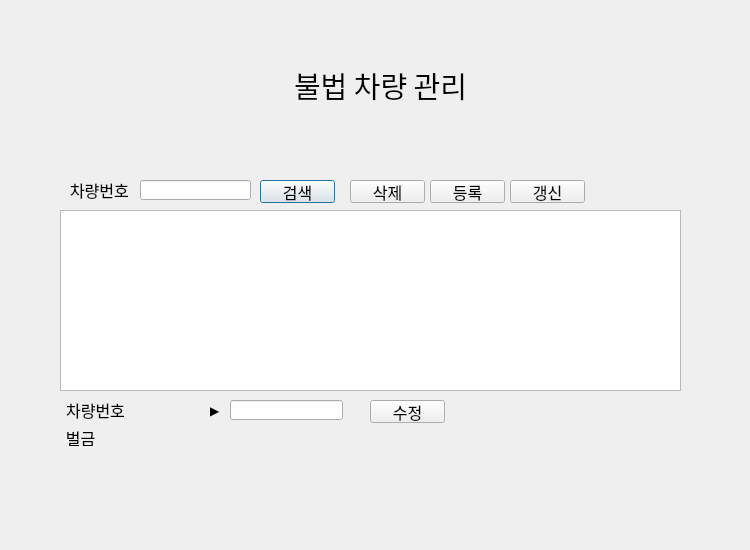
<?xml version="1.0" encoding="UTF-8"?>
<ui version="4.0">
 <class>Dialog</class>
 <widget class="QDialog" name="Dialog">
  <property name="geometry">
   <rect>
    <x>0</x>
    <y>0</y>
    <width>750</width>
    <height>550</height>
   </rect>
  </property>
  <property name="windowTitle">
   <string>Dialog</string>
  </property>
  <widget class="QLabel" name="label">
   <property name="geometry">
    <rect>
     <x>230</x>
     <y>70</y>
     <width>301</width>
     <height>31</height>
    </rect>
   </property>
   <property name="font">
    <font>
     <family>한컴 고딕</family>
     <pointsize>22</pointsize>
    </font>
   </property>
   <property name="text">
    <string>불법 차량 관리</string>
   </property>
   <property name="alignment">
    <set>Qt::AlignCenter</set>
   </property>
  </widget>
  <widget class="QLabel" name="label_2">
   <property name="geometry">
    <rect>
     <x>60</x>
     <y>400</y>
     <width>71</width>
     <height>20</height>
    </rect>
   </property>
   <property name="font">
    <font>
     <family>한컴 고딕</family>
     <pointsize>12</pointsize>
    </font>
   </property>
   <property name="text">
    <string>차량번호</string>
   </property>
   <property name="alignment">
    <set>Qt::AlignCenter</set>
   </property>
  </widget>
  <widget class="QLabel" name="label_3">
   <property name="geometry">
    <rect>
     <x>110</x>
     <y>400</y>
     <width>111</width>
     <height>16</height>
    </rect>
   </property>
   <property name="text">
    <string/>
   </property>
   <property name="alignment">
    <set>Qt::AlignCenter</set>
   </property>
  </widget>
  <widget class="QLabel" name="label_5">
   <property name="geometry">
    <rect>
     <x>110</x>
     <y>430</y>
     <width>116</width>
     <height>16</height>
    </rect>
   </property>
   <property name="text">
    <string/>
   </property>
   <property name="alignment">
    <set>Qt::AlignCenter</set>
   </property>
  </widget>
  <widget class="QLabel" name="label_4">
   <property name="geometry">
    <rect>
     <x>60</x>
     <y>430</y>
     <width>41</width>
     <height>16</height>
    </rect>
   </property>
   <property name="font">
    <font>
     <family>한컴 고딕</family>
     <pointsize>12</pointsize>
    </font>
   </property>
   <property name="text">
    <string>벌금</string>
   </property>
   <property name="alignment">
    <set>Qt::AlignCenter</set>
   </property>
  </widget>
  <widget class="QPushButton" name="pushButton">
   <property name="geometry">
    <rect>
     <x>260</x>
     <y>180</y>
     <width>75</width>
     <height>23</height>
    </rect>
   </property>
   <property name="font">
    <font>
     <family>한컴 고딕</family>
     <pointsize>12</pointsize>
    </font>
   </property>
   <property name="text">
    <string>검색</string>
   </property>
  </widget>
  <widget class="QPushButton" name="pushButton_2">
   <property name="geometry">
    <rect>
     <x>350</x>
     <y>180</y>
     <width>75</width>
     <height>23</height>
    </rect>
   </property>
   <property name="font">
    <font>
     <family>한컴 고딕</family>
     <pointsize>12</pointsize>
    </font>
   </property>
   <property name="text">
    <string>삭제</string>
   </property>
  </widget>
  <widget class="QPushButton" name="pushButton_3">
   <property name="geometry">
    <rect>
     <x>430</x>
     <y>180</y>
     <width>75</width>
     <height>23</height>
    </rect>
   </property>
   <property name="font">
    <font>
     <family>한컴 고딕</family>
     <pointsize>12</pointsize>
    </font>
   </property>
   <property name="text">
    <string>등록</string>
   </property>
  </widget>
  <widget class="QLineEdit" name="lineEdit">
   <property name="geometry">
    <rect>
     <x>140</x>
     <y>180</y>
     <width>111</width>
     <height>20</height>
    </rect>
   </property>
  </widget>
  <widget class="QLabel" name="label_6">
   <property name="geometry">
    <rect>
     <x>70</x>
     <y>180</y>
     <width>71</width>
     <height>20</height>
    </rect>
   </property>
   <property name="font">
    <font>
     <family>한컴 고딕</family>
     <pointsize>12</pointsize>
    </font>
   </property>
   <property name="text">
    <string>차량번호</string>
   </property>
  </widget>
  <widget class="QPushButton" name="pushButton_4">
   <property name="geometry">
    <rect>
     <x>370</x>
     <y>400</y>
     <width>75</width>
     <height>23</height>
    </rect>
   </property>
   <property name="font">
    <font>
     <family>한컴 고딕</family>
     <pointsize>12</pointsize>
    </font>
   </property>
   <property name="text">
    <string>수정</string>
   </property>
  </widget>
  <widget class="QTableWidget" name="tableWidget">
   <property name="geometry">
    <rect>
     <x>60</x>
     <y>210</y>
     <width>621</width>
     <height>181</height>
    </rect>
   </property>
   <property name="editTriggers">
    <set>QAbstractItemView::NoEditTriggers</set>
   </property>
  </widget>
  <widget class="QLineEdit" name="lineEdit_2">
   <property name="geometry">
    <rect>
     <x>230</x>
     <y>400</y>
     <width>113</width>
     <height>20</height>
    </rect>
   </property>
  </widget>
  <widget class="QLabel" name="label_9">
   <property name="geometry">
    <rect>
     <x>210</x>
     <y>400</y>
     <width>21</width>
     <height>20</height>
    </rect>
   </property>
   <property name="text">
    <string>▶</string>
   </property>
  </widget>
  <widget class="QPushButton" name="pushButton_5">
   <property name="geometry">
    <rect>
     <x>510</x>
     <y>180</y>
     <width>75</width>
     <height>23</height>
    </rect>
   </property>
   <property name="font">
    <font>
     <family>한컴 고딕</family>
     <pointsize>12</pointsize>
    </font>
   </property>
   <property name="text">
    <string>갱신</string>
   </property>
  </widget>
 </widget>
 <resources/>
 <connections/>
</ui>
